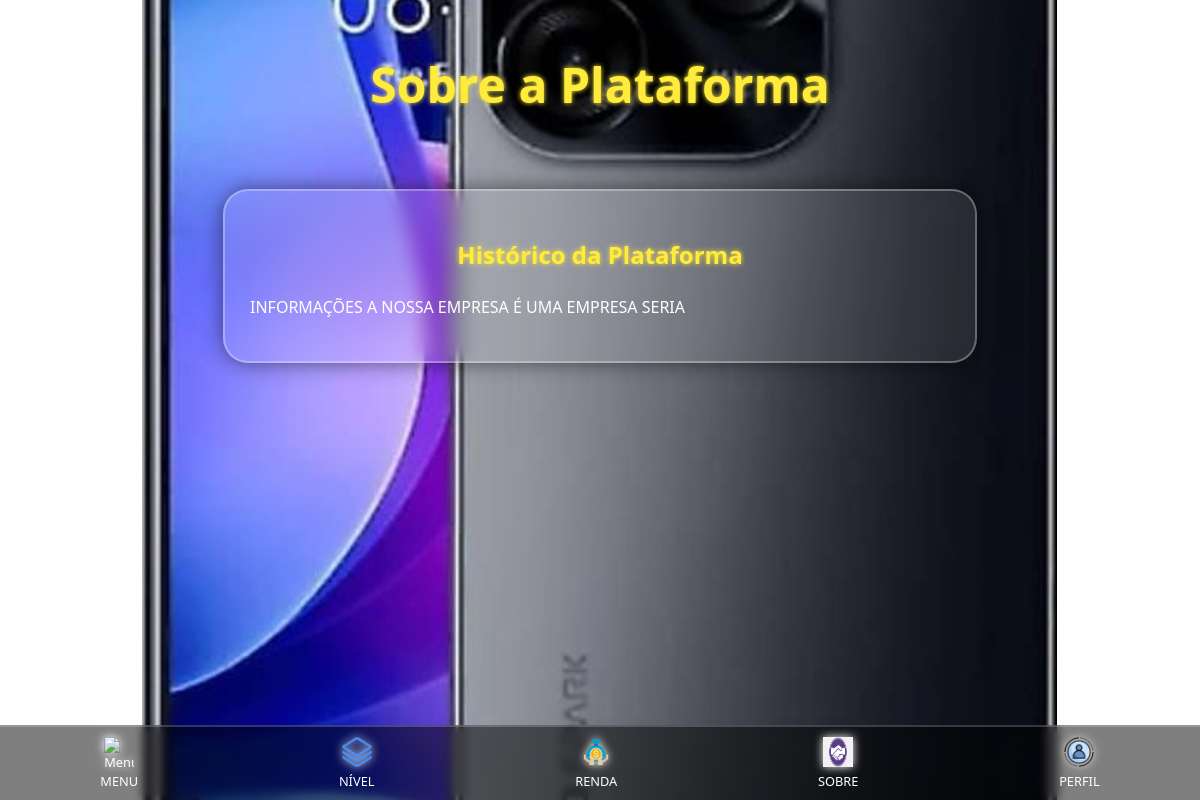
Before: /sobre/ (signed in) with the older database file.
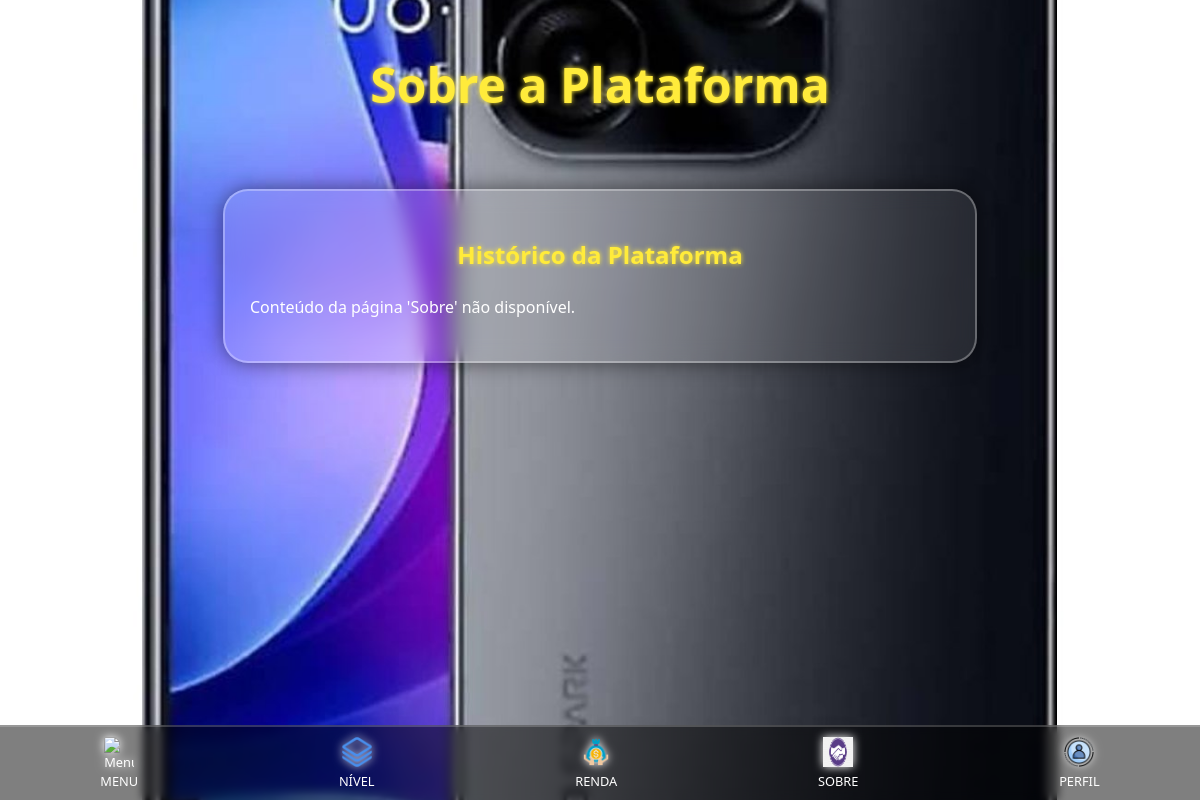
After: the same page with the newer database file.
### plataforma/models.py (models this page shows, shortened)
class Sobre(models.Model):
    conteudo = models.TextField(verbose_name="Conteúdo da Página 'Sobre'")
    ultima_atualizacao = models.DateTimeField(auto_now=True, verbose_name="Última Atualização")
    class Meta:
        verbose_name = "Conteúdo 'Sobre'"
        verbose_name_plural = "Conteúdo 'Sobre'"

### plataforma/views.py (the view)
# urls.py: path('sobre/', views.sobre_view, name='sobre'),
@login_required
def sobre_view(request):
    sobre_texto_obj = Sobre.objects.first()
    context = {
        'sobre_texto': sobre_texto_obj.conteudo if sobre_texto_obj else "Conteúdo da página 'Sobre' não disponível.",
    }
    return render(request, 'plataforma/sobre.html', context)

### plataforma/templates/plataforma/sobre.html (shortened to what this page needs)
{% load static %}
<!DOCTYPE html>
<html lang="pt-br">
<head>
</head>
<body>
    <div class="header">
        <h1>Sobre a Plataforma</h1>
    </div>
    <div class="about-container">
        <h2>Histórico da Plataforma</h2>
        <p>{{ sobre_texto|safe }}</p>
    </div>
    <nav class="footer-nav">
        <a href="{% url 'menu' %}" class="footer-item">
            <img src="{% static 'plataforma/images/icon_menu.png' %}" alt="Menu">
            <span>MENU</span>
        </a>
        <a href="{% url 'nivel' %}" class="footer-item">
            <img src="{% static 'plataforma/images/icon_nivel.png' %}" alt="Nivel">
            <span>NÍVEL</span>
        </a>
        <a href="{% url 'renda' %}" class="footer-item">
            <img src="{% static 'plataforma/images/icon_renda.png' %}" alt="Renda">
            <span>RENDA</span>
        </a>
        <a href="{% url 'sobre' %}" class="footer-item">
            <img src="{% static 'plataforma/images/icon_sobre.png' %}" alt="Sobre">
            <span>SOBRE</span>
        </a>
        <a href="{% url 'perfil' %}" class="footer-item">
            <img src="{% static 'plataforma/images/icon_perfil.png' %}" alt="Perfil">
            <span>PERFIL</span>
        </a>
    </nav>
</body>
</html>

Changed rows visible on the page:
removed Sobre: conteudo "INFORMAÇÕES A NOSSA EMPRESA É UMA EMPRESA SERIA"
Other visible differences:
{{ sobre_texto|safe }}: (not shown) → "Conteúdo da página 'Sobre' não disponível."
